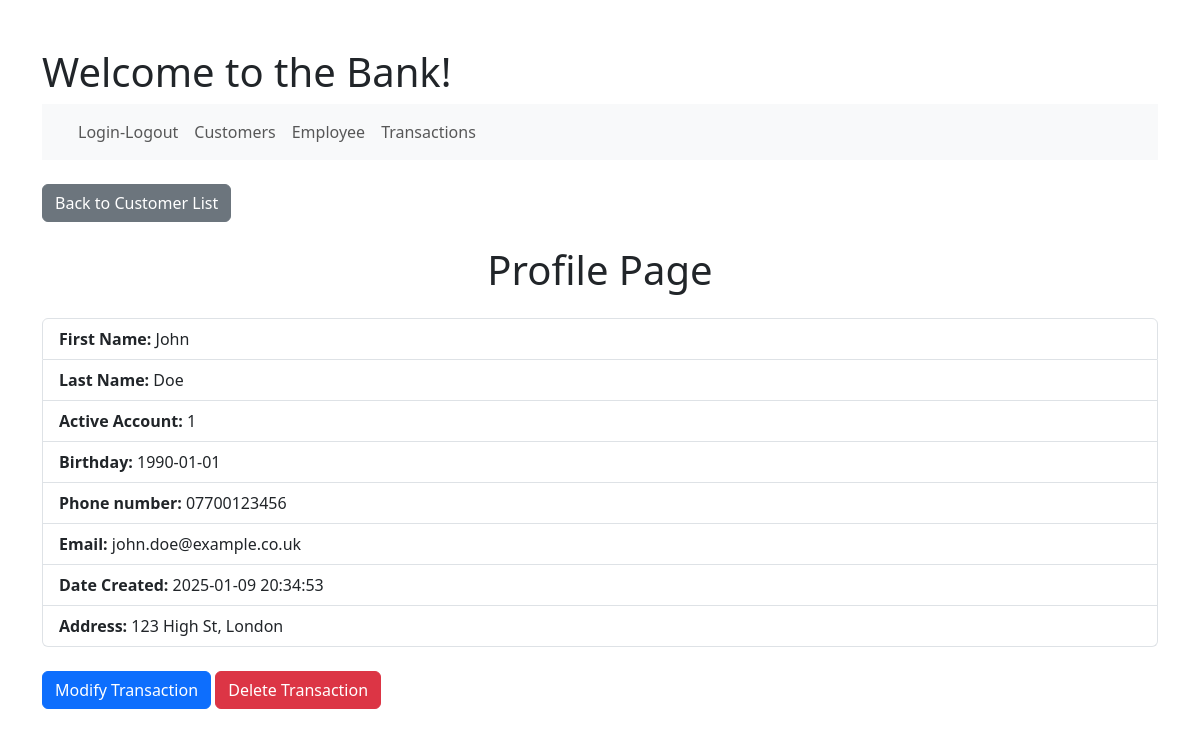
The page /profile.php?id=1 on the database its author committed.
### tables this page shows
CREATE TABLE Users (
    ID INT AUTO_INCREMENT PRIMARY KEY,
    accountNumber VARCHAR(20) NOT NULL UNIQUE,
    accountType VARCHAR(50) NOT NULL,
    balance DECIMAL(15, 2) NOT NULL,
    active BOOLEAN DEFAULT TRUE,
    dateCreated DATETIME DEFAULT CURRENT_TIMESTAMP,
    dateModified DATETIME DEFAULT CURRENT_TIMESTAMP ON UPDATE CURRENT_TIMESTAMP,
    username VARCHAR(50) NOT NULL UNIQUE,
    password VARCHAR(255) NOT NULL,
    firstName VARCHAR(255) NOT NULL,
    lastName VARCHAR(255) NOT NULL,
    dob DATE NOT NULL,
    phoneNumber VARCHAR(15),
    email VARCHAR(255),
    address VARCHAR(255)
);

### profile.php (the view, shortened to what this page needs)
<?php
include 'db_connection.php';
if (isset($_GET['id'])) {
    $id = intval($_GET['id']);
    $query = "SELECT firstName, lastName, active, email, phoneNumber, dob, dateCreated, address FROM users WHERE ID = $id";
    $result = $conn->query($query);
    $customer = $result->fetch_assoc();
}
?>
<!DOCTYPE html>
<html lang="en">
<head>
    <link href="https://cdn.jsdelivr.net/npm/bootstrap@5.3.0-alpha1/dist/css/bootstrap.min.css" rel="stylesheet">
</head>
<body>
<div class="container mt-5">
  <?php include 'header.php'; ?>
    <a href="customers.php" class="btn btn-secondary mb-4">Back to Customer List</a>
    <?php if (isset($customer)): ?>
        <h1 class="text-center">Profile Page</h1>
        <ul class="list-group mt-4">
        <li class="list-group-item"><strong>First Name:</strong> <?php echo htmlspecialchars($customer['firstName']); ?></li>
        <li class="list-group-item"><strong>Last Name:</strong> <?php echo htmlspecialchars($customer['lastName']); ?></li>
        <li class="list-group-item"><strong>Active Account:</strong> <?php echo htmlspecialchars($customer['active']); ?></li>
        <li class="list-group-item"><strong>Birthday:</strong> <?php echo htmlspecialchars($customer['dob']); ?></li>
        <li class="list-group-item"><strong>Phone number:</strong> <?php echo htmlspecialchars($customer['phoneNumber']); ?></li>
        <li class="list-group-item"><strong>Email:</strong> <?php echo htmlspecialchars($customer['email']); ?></li>
        <li class="list-group-item"><strong>Date Created:</strong> <?php echo htmlspecialchars($customer['dateCreated']); ?></li>
        <li class="list-group-item"><strong>Address:</strong> <?php echo htmlspecialchars($customer['address']); ?></li>
        </ul>
  <?php endif; ?>
   <?php
        echo '<div class="mt-4">';
        echo '<a href="modify_transaction.php?id=' . $transaction['ID'] . '" class="btn btn-primary">Modify Transaction</a>';
        echo '<a href="delete_transaction.php?id=' . $transaction['ID'] . '" class="btn btn-danger" onclick="return confirm(\'Are you sure you want to delete this transaction?\')">Delete Transaction</a>';
        echo '</div>';
    ?>
</div>
<?php include 'footer.php'; ?>

### rows shown on the page
users: firstName "John", lastName "Doe", active "1", dob "1990-01-01", phoneNumber "07700123456", email "john.doe@example.co.uk", dateCreated "2025-01-09 20:34:53", address "123 High St, London"
